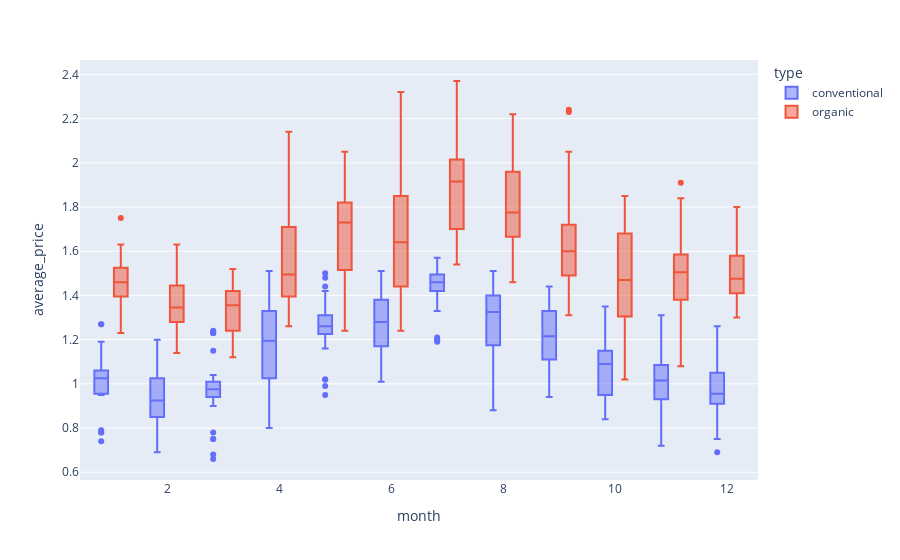

Notebook cell for this chart:
### Code cell
mask_year = df_geo['year'].isin([2019])
mask_location = df_geo['location_type'] == 'region'
fig = px.box(df_geo[mask_year & mask_location], x="month", y="average_price", color="type", hover_data=df_geo.columns)
fig.update_traces(quartilemethod="exclusive") # or "inclusive", or "linear" by default
fig.show()

### Figure 1 — Plotly figure (JSON) as saved in the notebook; plotly's stock layout.template omitted (floating-point values rounded to 4 significant figures; data arrays with more than 128 entries replaced by an {"elided": "..."} marker saying what was removed)
{"data": [{"alignmentgroup": "True", "customdata": {"elided": "312x22 mixed values"}, "hovertemplate": "type=%{customdata[9]}<br>month=%{x}<br>average_price=%{y}<br>date=%{customdata[0]}<br>total_volume=%{customdata[1]}<br>4046=%{customdata[2]}<br>4225=%{customdata[3]}<br>4770=%{customdata[4]}<br>total_bags=%{customdata[5]}<br>small_bags=%{customdata[6]}<br>large_bags=%{customdata[7]}<br>xlarge_bags=%{customdata[8]}<br>year=%{customdata[10]}<br>geography=%{customdata[11]}<br>total_bags_calculated=%{customdata[12]}<br>total_bags_calculated%=%{customdata[13]}<br>total_volume_calculated=%{customdata[14]}<br>total_volume_delta%=%{customdata[15]}<br>count=%{customdata[16]}<br>location_type=%{customdata[17]}<br>name=%{customdata[18]}<br>lat=%{customdata[19]}<br>lon=%{customdata[20]}<br>raw=%{customdata[21]}<extra></extra>", "legendgroup": "conventional", "marker": {"color": "#636efa"}, "name": "conventional", "notched": false, "offsetgroup": "conventional", "orientation": "v", "quartilemethod": "exclusive", "showlegend": true, "type": "box", "x": {"elided": "312 int values"}, "x0": " ", "xaxis": "x", "y": {"elided": "312 float values"}, "y0": " ", "yaxis": "y"}, {"alignmentgroup": "True", "customdata": {"elided": "312x22 mixed values"}, "hovertemplate": "type=%{customdata[9]}<br>month=%{x}<br>average_price=%{y}<br>date=%{customdata[0]}<br>total_volume=%{customdata[1]}<br>4046=%{customdata[2]}<br>4225=%{customdata[3]}<br>4770=%{customdata[4]}<br>total_bags=%{customdata[5]}<br>small_bags=%{customdata[6]}<br>large_bags=%{customdata[7]}<br>xlarge_bags=%{customdata[8]}<br>year=%{customdata[10]}<br>geography=%{customdata[11]}<br>total_bags_calculated=%{customdata[12]}<br>total_bags_calculated%=%{customdata[13]}<br>total_volume_calculated=%{customdata[14]}<br>total_volume_delta%=%{customdata[15]}<br>count=%{customdata[16]}<br>location_type=%{customdata[17]}<br>name=%{customdata[18]}<br>lat=%{customdata[19]}<br>lon=%{customdata[20]}<br>raw=%{customdata[21]}<extra></extra>", "legendgroup": "organic", "marker": {"color": "#EF553B"}, "name": "organic", "notched": false, "offsetgroup": "organic", "orientation": "v", "quartilemethod": "exclusive", "showlegend": true, "type": "box", "x": {"elided": "312 int values"}, "x0": " ", "xaxis": "x", "y": {"elided": "312 float values"}, "y0": " ", "yaxis": "y"}], "layout": {"boxmode": "group", "legend": {"title": {"text": "type"}, "tracegroupgap": 0}, "margin": {"t": 60}, "xaxis": {"anchor": "y", "domain": [0, 1], "title": {"text": "month"}}, "yaxis": {"anchor": "x", "domain": [0, 1], "title": {"text": "average_price"}}}}
